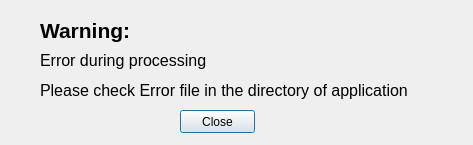
<?xml version="1.0" encoding="UTF-8"?>
<ui version="4.0">
 <class>Error_path</class>
 <widget class="QDialog" name="Error_path">
  <property name="geometry">
   <rect>
    <x>0</x>
    <y>0</y>
    <width>473</width>
    <height>145</height>
   </rect>
  </property>
  <property name="windowTitle">
   <string>Error</string>
  </property>
  <widget class="QPushButton" name="close_btn5">
   <property name="geometry">
    <rect>
     <x>180</x>
     <y>110</y>
     <width>75</width>
     <height>23</height>
    </rect>
   </property>
   <property name="text">
    <string>Close</string>
   </property>
  </widget>
  <widget class="QLabel" name="label">
   <property name="geometry">
    <rect>
     <x>40</x>
     <y>10</y>
     <width>111</width>
     <height>41</height>
    </rect>
   </property>
   <property name="font">
    <font>
     <pointsize>16</pointsize>
     <weight>75</weight>
     <bold>true</bold>
    </font>
   </property>
   <property name="text">
    <string>Warning:</string>
   </property>
  </widget>
  <widget class="QLabel" name="label_2">
   <property name="geometry">
    <rect>
     <x>40</x>
     <y>50</y>
     <width>201</width>
     <height>21</height>
    </rect>
   </property>
   <property name="font">
    <font>
     <family>Microsoft YaHei UI</family>
     <pointsize>12</pointsize>
    </font>
   </property>
   <property name="text">
    <string>Error during processing</string>
   </property>
  </widget>
  <widget class="QLabel" name="label_3">
   <property name="geometry">
    <rect>
     <x>40</x>
     <y>80</y>
     <width>411</width>
     <height>21</height>
    </rect>
   </property>
   <property name="font">
    <font>
     <family>Microsoft YaHei UI</family>
     <pointsize>12</pointsize>
    </font>
   </property>
   <property name="text">
    <string>Please check Error file in the directory of application</string>
   </property>
  </widget>
 </widget>
 <resources/>
 <connections/>
</ui>
